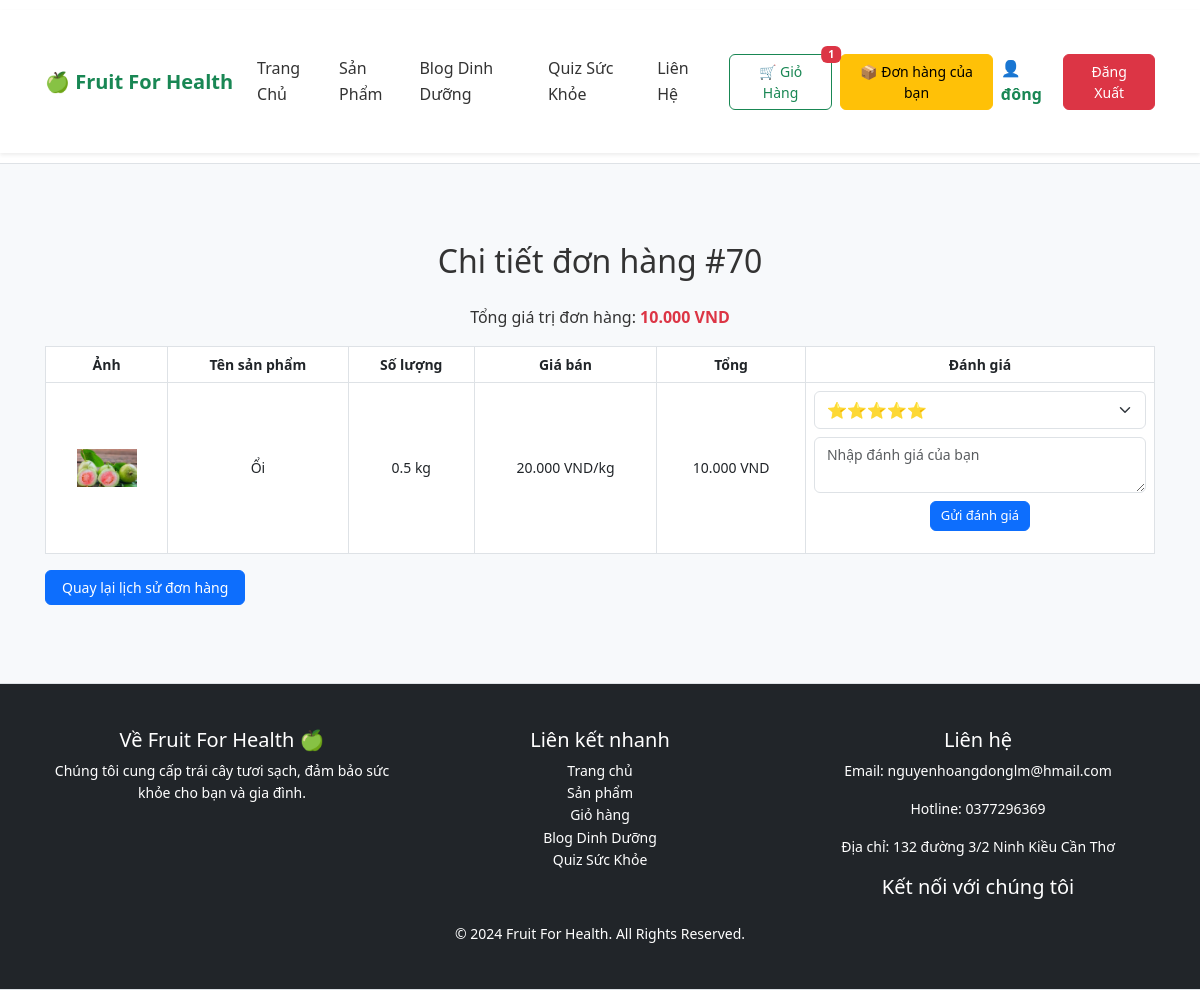
/order_details.php?order_id=70 (signed in), run on the app's committed database.
### tables this page shows
CREATE TABLE `users` (
  `user_id` int(6) NOT NULL,
  `username` varchar(255) NOT NULL,
  `email` varchar(255) NOT NULL,
  `password` varchar(255) NOT NULL,
  `role` varchar(50) DEFAULT 'user',
  `age` int(11) DEFAULT NULL,
  `created_at` timestamp NOT NULL DEFAULT current_timestamp(),
  `full_name` varchar(255) DEFAULT NULL,
  `phone_number` varchar(20) DEFAULT NULL,
  `address` text DEFAULT NULL
);

CREATE TABLE `orders` (
  `order_id` int(11) NOT NULL,
  `user_id` int(11) DEFAULT NULL,
  `total_price` decimal(10,2) NOT NULL,
  `order_status` enum('pending','shipped','canceled') DEFAULT 'pending',
  `created_at` timestamp NOT NULL DEFAULT current_timestamp(),
  `payment_method` varchar(50) NOT NULL DEFAULT 'cod',
  `approved_by_email` varchar(255) DEFAULT NULL
);

CREATE TABLE `order_items` (
  `order_item_id` int(11) NOT NULL,
  `order_id` int(11) NOT NULL,
  `product_id` int(11) NOT NULL,
  `quantity` int(11) NOT NULL,
  `price` decimal(10,2) NOT NULL
);

CREATE TABLE `products` (
  `product_id` int(6) NOT NULL,
  `name` varchar(255) NOT NULL,
  `selling_price` int(11) DEFAULT NULL,
  `description` text DEFAULT NULL,
  `category` varchar(100) NOT NULL DEFAULT 'Chung',
  `image_url` varchar(255) DEFAULT NULL,
  `created_at` timestamp NOT NULL DEFAULT current_timestamp(),
  `visibility` enum('public','private') DEFAULT 'public',
  `stock_quantity` float DEFAULT 0,
  `unit` varchar(10) NOT NULL DEFAULT 'kg',
  `status` enum('selling','not_selling') DEFAULT 'not_selling'
);

### order_details.php (the view, shortened to what this page needs)
<?php
require_once 'database/db_connect.php';
include 'includes/header.php';
$order_id = $_GET['order_id'];
$user_id = $_SESSION['user_id'];
$stmt = $conn->prepare("SELECT * FROM orders WHERE order_id = ? AND user_id = ?");
$stmt->bind_param("ii", $order_id, $user_id);
$stmt->execute();
$order_result = $stmt->get_result();
$order = $order_result->fetch_assoc();
$stmt = $conn->prepare("SELECT oi.*, p.name, p.image_url, p.unit
                        FROM order_items oi
                        JOIN products p ON oi.product_id = p.product_id
                        WHERE oi.order_id = ?");
$stmt->bind_param("i", $order_id);
$stmt->execute();
$result = $stmt->get_result();
$order_items = $result->fetch_all(MYSQLI_ASSOC);
?>
<!DOCTYPE html>
<html lang="vi">
<head>
    <link rel="stylesheet" href="https://cdn.jsdelivr.net/npm/bootstrap@5.3.0/dist/css/bootstrap.min.css">
    <link rel="stylesheet" href="assets/css/style.css">
</head>
<body>
<div class="container mt-5">
    <h2 class="text-center mb-4">Chi tiết đơn hàng #<?php echo $order_id; ?></h2>
    <p class="text-center">Tổng giá trị đơn hàng:
        <strong class="text-danger"><?php echo number_format($order['total_price'], 0, ',', '.'); ?> VND</strong>
    </p>
    <table class="table table-bordered text-center">
        <thead>
            <tr>
                <th>Ảnh</th>
                <th>Tên sản phẩm</th>
                <th>Số lượng</th>
                <th>Giá bán</th>
                <th>Tổng</th>
                <th>Đánh giá</th>
            </tr>
        </thead>
        <tbody>
        <?php foreach ($order_items as $item): ?>
            <?php
                $unit = $item['unit'] ?? 'trái';
                $quantity = $item['quantity'];
                $price = $item['price'];
                $display_quantity = $unit === 'kg' ? ($quantity * 0.5) . ' kg' : $quantity . ' trái';
                $subtotal = $unit === 'kg' ? $price * ($quantity * 0.5) : $price * $quantity;
            ?>
            <tr>
                <td><img src="<?php echo htmlspecialchars($item['image_url']); ?>" width="60"></td>
                <td><?php echo htmlspecialchars($item['name']); ?></td>
                <td><?php echo $display_quantity; ?></td>
                <td><?php echo number_format($price, 0, ',', '.'); ?> VND/<?php echo $unit; ?></td>
                <td><?php echo number_format($subtotal, 0, ',', '.'); ?> VND</td>
                <td>
                    <form method="POST">
                        <select name="rating" class="form-select mb-2">
                            <option value="5">⭐️⭐️⭐️⭐️⭐️</option>
                        </select>
                        <textarea name="comment" class="form-control mb-2" placeholder="Nhập đánh giá của bạn"></textarea>
                        <button type="submit" name="review" class="btn btn-primary btn-sm">Gửi đánh giá</button>
                    </form>
                </td>
            </tr>
        <?php endforeach; ?>
        </tbody>
    </table>
    <a href="order_history.php" class="btn btn-primary">Quay lại lịch sử đơn hàng</a>
</div>
<?php include 'includes/footer.php'; ?>
</body>
</html>

### includes/header.php (shortened to what this page needs)
<?php
require_once __DIR__ . '/../database/db_connect.php';
$is_logged_in = isset($_SESSION['user_id']);
$user_name = "";
$cart_count = 0;
if ($is_logged_in) {
    $user_id = $_SESSION['user_id'];
    $stmt = $conn->prepare("SELECT SUM(quantity) AS total_items FROM cart WHERE user_id = ?");
    $stmt->bind_param("i", $user_id);
    $stmt->execute();
    $result = $stmt->get_result()->fetch_assoc();
    $cart_count = $result['total_items'] ?? 0;
    $stmt = $conn->prepare("SELECT username FROM users WHERE user_id = ?");
    $stmt->bind_param("i", $user_id);
    $stmt->execute();
    $result = $stmt->get_result();
    if ($result->num_rows > 0) {
        $user = $result->fetch_assoc();
        $user_name = $user['username'];
    }
}
?>
<header>
    <nav class="navbar navbar-expand-lg navbar-light bg-white shadow-sm">
        <div class="container">
            <a class="navbar-brand fw-bold text-success" href="index.php">
                🍏 Fruit For Health
            </a>
            <div class="collapse navbar-collapse" id="navbarContent">
                <ul class="navbar-nav ms-auto">
                    <li class="nav-item"><a class="nav-link" href="index.php">Trang Chủ</a></li>
                    <li class="nav-item"><a class="nav-link" href="products.php">Sản Phẩm</a></li>
                    <li class="nav-item"><a class="nav-link" href="blog.php">Blog Dinh Dưỡng</a></li>
                    <li class="nav-item"><a class="nav-link" href="quiz.php">Quiz Sức Khỏe</a></li>
                    <li class="nav-item"><a class="nav-link" href="contact.php">Liên Hệ</a></li>
                </ul>
                <div class="d-flex align-items-center ms-3">
                    <a href="cart.php" class="btn btn-outline-success me-2 position-relative">
                        🛒 Giỏ Hàng
                        <?php if ($cart_count > 0): ?>
                            <span class="badge bg-danger position-absolute top-0 start-100 translate-middle">
                                <?php echo $cart_count; ?>
                            </span>
                        <?php endif; ?>
                    </a>
                    <?php if ($is_logged_in): ?>
                        <a href="order_history.php" class="btn btn-warning me-2">📦 Đơn hàng của bạn</a>
                        <a href ="profile_user.php" class="me-2 fw-bold">👤 <?php echo htmlspecialchars($user_name); ?></span>
                        <a href="auth/logout.php" class="btn btn-danger">Đăng Xuất</a>
                    <?php else: ?>
                        <a href="auth/login.php" class="btn btn-success">Đăng Nhập</a>
                    <?php endif; ?>
                </div>
            </div>
        </div>
    </nav>
</header>

### assets/css/style.css (style rules this page uses)
body { font-family: 'Segoe UI', Tahoma, Geneva, Verdana, sans-serif; background-color: #f7f9fb; color: #333; line-height: 1.6; }
a { color: #198754; text-decoration: none; }
.container, .container-fluid { padding: 30px 15px; }
header, footer { background-color: #fff; border-bottom: 1px solid #dee2e6; padding: 10px 0; }
.navbar { background-color: #ffffff; box-shadow: 0 2px 4px rgba(0,0,0,0.05); }
.navbar-brand { font-weight: bold; color: #198754 !important; }
.nav-link { color: #333 !important; font-weight: 500; }
.btn { padding: 6px 16px; font-size: 14px; border-radius: 6px; }
.btn-danger { background-color: #dc3545; border-color: #dc3545; }
.btn-sm { padding: 4px 10px; font-size: 13px; }
.form-control { font-size: 14px; border-radius: 6px; padding: 6px 12px; }
.table { font-size: 14px; }
.table th, .table td { vertical-align: middle; text-align: center; }

### data on the page
users: username "đông"
orders: total_price "10.000"
order_items: product.image_url (picture), product.name "Ổi", display_quantity "0.5 kg", price "20.000", product.unit "kg", subtotal "10.000"

### other printed values
$cart_count "1"
$order_id "70"
